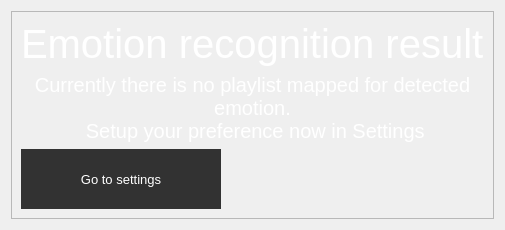
            <widget class="QWidget" name="page_emotion_recognition_no_playlist">
             <layout class="QHBoxLayout" name="horizontalLayout_13">
              <item>
               <widget class="QFrame" name="frame_emotion_recognition_no_playlist">
                <property name="frameShape">
                 <enum>QFrame::StyledPanel</enum>
                </property>
                <property name="frameShadow">
                 <enum>QFrame::Raised</enum>
                </property>
                <layout class="QVBoxLayout" name="verticalLayout_5">
                 <item>
                  <widget class="QLabel" name="label_emotion_recognition_no_playlist">
                   <property name="font">
                    <font>
                     <pointsize>30</pointsize>
                    </font>
                   </property>
                   <property name="styleSheet">
                    <string notr="true">color: #FFF;</string>
                   </property>
                   <property name="text">
                    <string>Emotion recognition result</string>
                   </property>
                  </widget>
                 </item>
                 <item>
                  <widget class="QLabel" name="label_fer_result_no_playlist">
                   <property name="font">
                    <font>
                     <pointsize>15</pointsize>
                    </font>
                   </property>
                   <property name="styleSheet">
                    <string notr="true">color: #FFF;</string>
                   </property>
                   <property name="text">
                    <string>Currently there is no playlist mapped for detected emotion. 
 Setup your preference now in Settings</string>
                   </property>
                   <property name="alignment">
                    <set>Qt::AlignCenter</set>
                   </property>
                   <property name="wordWrap">
                    <bool>true</bool>
                   </property>
                  </widget>
                 </item>
                 <item>
                  <widget class="QPushButton" name="btn_go_to_settings_no_playlist">
                   <property name="minimumSize">
                    <size>
                     <width>0</width>
                     <height>60</height>
                    </size>
                   </property>
                   <property name="maximumSize">
                    <size>
                     <width>200</width>
                     <height>16777215</height>
                    </size>
                   </property>
                   <property name="font">
                    <font>
                     <pointsize>10</pointsize>
                    </font>
                   </property>
                   <property name="styleSheet">
                    <string notr="true">QPushButton {
	color: rgb(255,255,255);
 	background-color: rgb(50,50,50);
	border: 0px solid;
}
QPushButton:hover {
	background-color: rgb(85, 170, 255);
}</string>
                   </property>
                   <property name="text">
                    <string>Go to settings</string>
                   </property>
                  </widget>
                 </item>
                </layout>
               </widget>
              </item>
             </layout>
            </widget>
